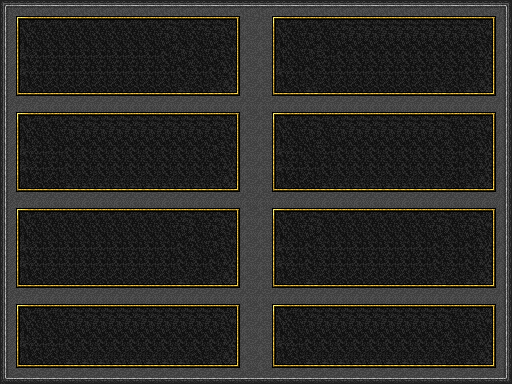

This game map was drawn from its Tiled (.tmx) file and the tilesets committed beside it. A one-line description and the trimmed map source follow:
An orthogonal 32x24 tile map with 16x16 px tiles, 3 tile layers (Tile Layer 1, Tile Layer 2, Tile Layer 3), 3 tilesets and 10 objects (5x event, 4x wall, cursor).

<map version="1.0" tiledversion="1.0.2" orientation="orthogonal" renderorder="right-down" width="32" height="24" tilewidth="16" tileheight="16" nextobjectid="11">
 <tileset firstgid="1" source="../img/base colors.tsx" />
 <tileset firstgid="101" source="../img/UI_stuf_16x16.tsx" />
 <tileset firstgid="673" source="../img/UI_Tran.tsx" />
 <layer name="Tile Layer 1" width="32" height="24">
  <data>[768 cells, 768 non-empty, 14 distinct tile ids]</data>
 </layer>
 <layer name="Tile Layer 2" width="32" height="24">
  <data>[768 cells, 555 non-empty, 20 distinct tile ids]</data>
 </layer>
 <layer name="Tile Layer 3" width="32" height="24">
  <data>[768 cells, 29 non-empty, 17 distinct tile ids]</data>
 </layer>
 <objectgroup name="Object Layer 1">
  <object id="1" name="wall" type="wall" x="0" y="0" width="512" height="16" />
  <object id="2" name="wall" type="wall" x="0" y="16" width="16" height="368" />
  <object id="3" name="wall" type="wall" x="496" y="16" width="16" height="368" />
  <object id="4" name="wall" type="wall" x="16" y="368" width="480" height="16" />
  <object id="5" name="event" type="event" x="273" y="305" width="219" height="61">
   <properties>
    <property name="destination" value="" />
   </properties>
  </object>
  <object id="6" name="event" type="event" x="274" y="114" width="218" height="76">
   <properties>
    <property name="destination" value="" />
   </properties>
  </object>
  <object id="7" name="event" type="event" x="274" y="18" width="218" height="75">
   <properties>
    <property name="destination" value="" />
   </properties>
  </object>
  <object id="8" name="event" type="event" x="18" y="18" width="218" height="74">
   <properties>
    <property name="destination" value="" />
   </properties>
  </object>
  <object id="9" name="event" type="event" x="18" y="114" width="218" height="74">
   <properties>
    <property name="destination" value="" />
   </properties>
  </object>
  <object id="10" name="cursor" type="cursor" x="93" y="54" width="22" height="23" />
 </objectgroup>
</map>
